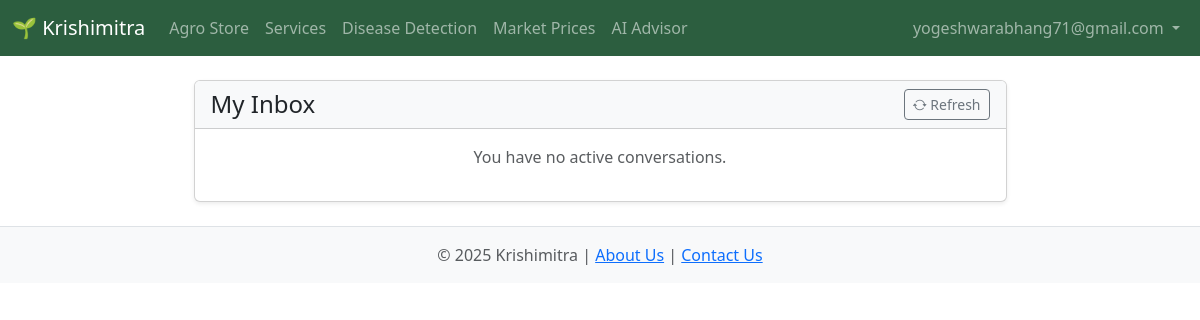
The app's page /inbox (signed in), older data.
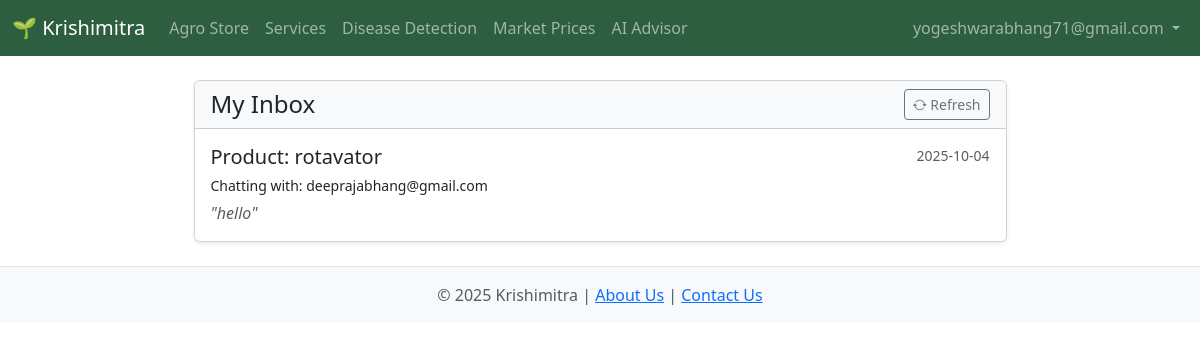
The same page, newer data.
### app.py (models this page shows)
class Conversation(db.Model):
    id = db.Column(db.Integer, primary_key=True)
    product_id = db.Column(db.Integer, db.ForeignKey('product.id'), nullable=True)
    service_id = db.Column(db.Integer, db.ForeignKey('service.id'), nullable=True)
    buyer_id = db.Column(db.Integer, db.ForeignKey('user.id'), nullable=False)
    seller_id = db.Column(db.Integer, db.ForeignKey('user.id'), nullable=False)
    messages = db.relationship('Message', backref='conversation', lazy=True, cascade="all, delete-orphan")
    product = db.relationship('Product', backref='conversations')
    service = db.relationship('Service', backref='conversations')
    buyer = db.relationship('User', foreign_keys=[buyer_id])
    seller = db.relationship('User', foreign_keys=[seller_id])

class Product(db.Model):
    id = db.Column(db.Integer, primary_key=True)
    name = db.Column(db.String(100), nullable=False)
    category = db.Column(db.String(50), nullable=False)
    description = db.Column(db.Text, nullable=False)
    price = db.Column(db.String(50), nullable=False)
    image = db.Column(db.String(255), nullable=False)
    seller_id = db.Column(db.Integer, db.ForeignKey('user.id'), nullable=False)

class Message(db.Model):
    id = db.Column(db.Integer, primary_key=True)
    conversation_id = db.Column(db.Integer, db.ForeignKey('conversation.id'), nullable=False)
    sender_id = db.Column(db.Integer, db.ForeignKey('user.id'), nullable=False)
    text = db.Column(db.Text, nullable=False)
    timestamp = db.Column(db.DateTime, nullable=False, default=datetime.utcnow)
    sender = db.relationship('User', foreign_keys=[sender_id])

class User(db.Model):
    id = db.Column(db.Integer, primary_key=True)
    name = db.Column(db.String(100), nullable=False)
    email = db.Column(db.String(120), unique=True, nullable=False)
    mobile = db.Column(db.String(20), unique=True, nullable=False)
    password = db.Column(db.String(200), nullable=False)
    role = db.Column(db.String(20), nullable=False)
    products = db.relationship('Product', backref='seller_user', lazy=True)
    services = db.relationship('Service', backref='provider', lazy=True)

### app.py (the view)
@app.route('/inbox')
@login_required
def inbox():
    conversations = Conversation.query.filter(or_(Conversation.buyer_id == session['user_id'], Conversation.seller_id == session['user_id'])).all()
    conversations.sort(key=lambda c: c.messages[-1].timestamp if c.messages else datetime.min, reverse=True)
    return render_template('inbox.html', conversations=conversations)

### app.py (called while the page is built)
def login_required(f):
    @wraps(f)
    def decorated_function(*args, **kwargs):
        if 'user_id' not in session:
            flash('Please log in to access this page.', 'error')
            return redirect(url_for('login'))
        return f(*args, **kwargs)
    return decorated_function

### templates/inbox.html (shortened to what this page needs)
{% extends 'base.html' %}
{% block content %}
<div class="container my-4">
    <div class="row justify-content-center">
        <div class="col-lg-9">
            <div class="card shadow-sm">
                <div class="card-header bg-light d-flex justify-content-between align-items-center">
                    <h1 class="h4 mb-0">My Inbox</h1>
                    <button class="btn btn-outline-secondary btn-sm" onclick="location.reload()" title="Refresh Inbox">
                        <i class="bi bi-arrow-repeat"></i> Refresh
                    </button>
                </div>
                <div class="list-group list-group-flush">
                    {% if conversations %}
                        {% for convo in conversations %}
                            <a href="{{ url_for('conversation_chat', convo_id=convo.id) }}" class="list-group-item list-group-item-action p-3">
                                <div class="d-flex w-100 justify-content-between">
                                    <h5 class="mb-1">Product: {{ convo.product.name }}</h5>
                                    <small class="text-muted">
                                        {% if convo.messages %}
                                            {{ convo.messages[-1].timestamp.strftime('%Y-%m-%d') }}
                                        {% endif %}
                                    </small>
                                </div>
                                <p class="mb-1">
                                    <small>Chatting with:
                                    {% if session.user_id == convo.seller_id %}
                                        {{ convo.buyer.email }}
                                    {% else %}
                                        {{ convo.seller.email }}
                                    {% endif %}
                                    </small>
                                </p>
                                <p class="mb-0 text-muted fst-italic">
                                    {% if convo.messages %}
                                        "{{ convo.messages[-1].text | truncate(80) }}"
                                    {% else %}
                                        No messages yet. Click to start the conversation.
                                    {% endif %}
                                </p>
                            </a>
                        {% endfor %}
                    {% else %}
                        <div class="card-body text-center">
                            <p class="text-muted">You have no active conversations.</p>
                        </div>
                    {% endif %}
                </div>
            </div>
        </div>
    </div>
</div>
{% endblock %}

Row changes from the older to the newer data that the page shows:
added Conversation: product.name "rotavator", timestamp "2025-10-04", seller.email "deeprajabhang@gmail.com", text "hello"
Text that changed along with them:
text no longer shown: "You have no active conversations."
